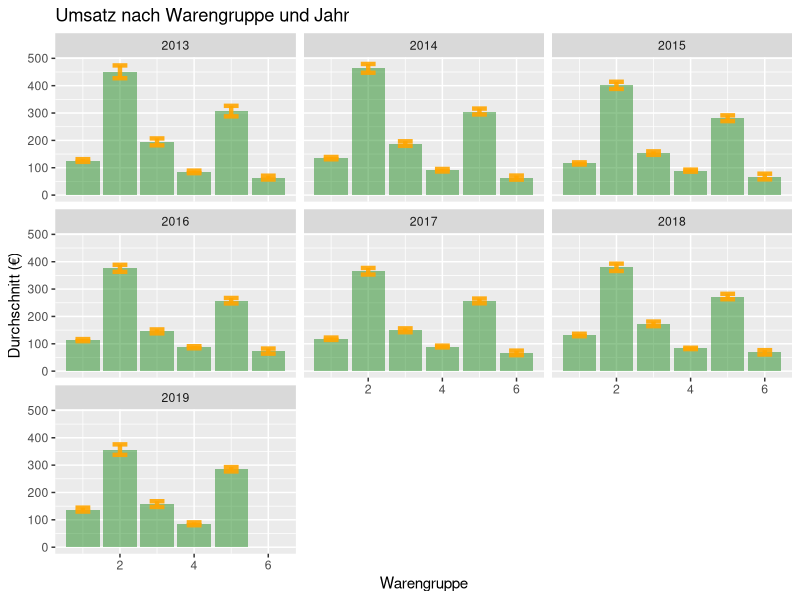
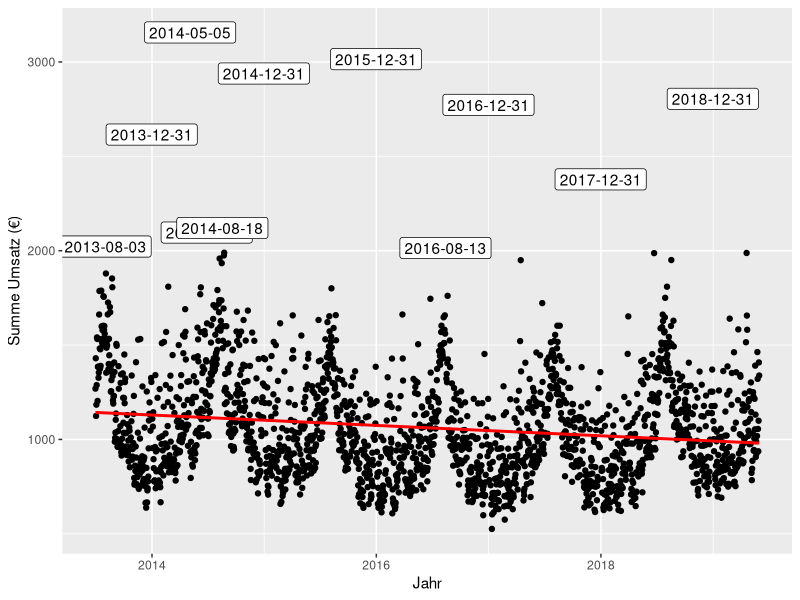
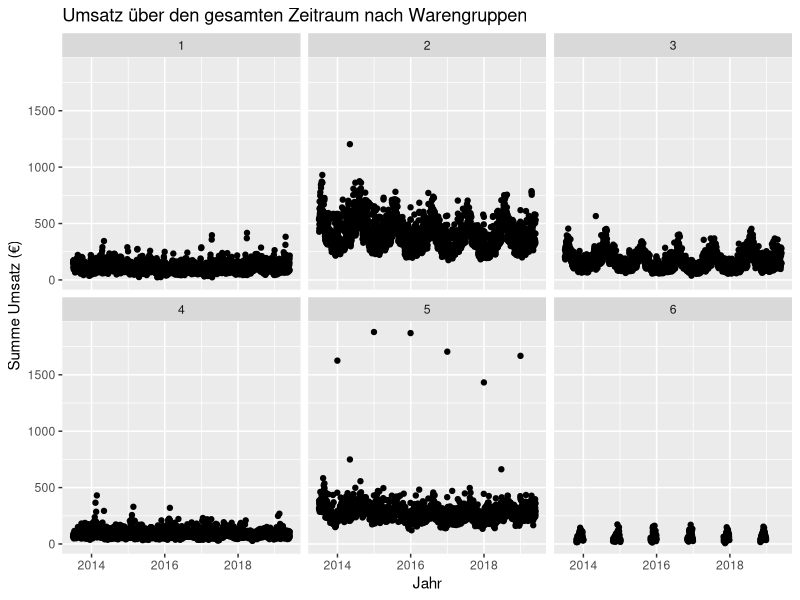
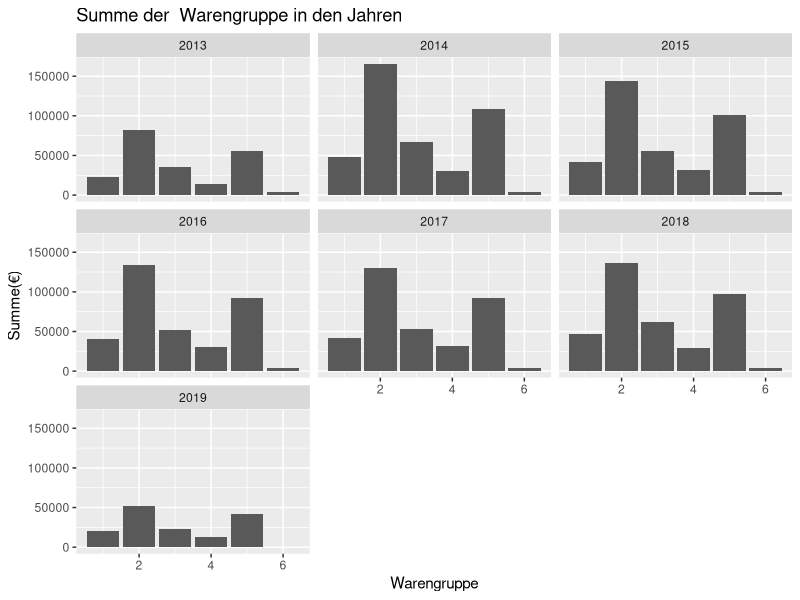
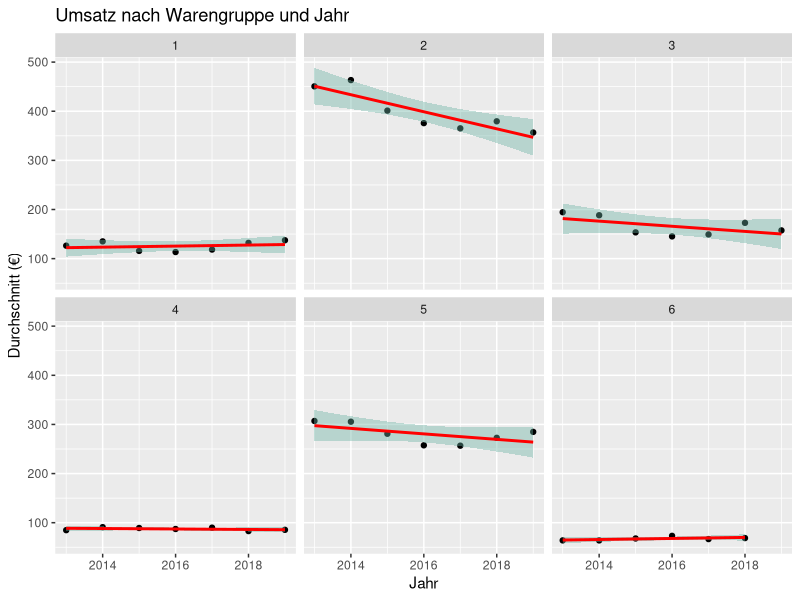
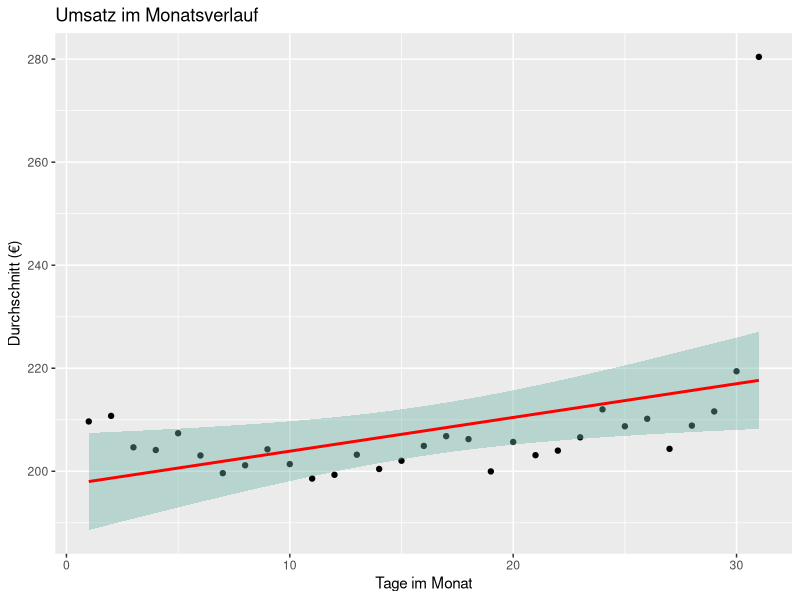
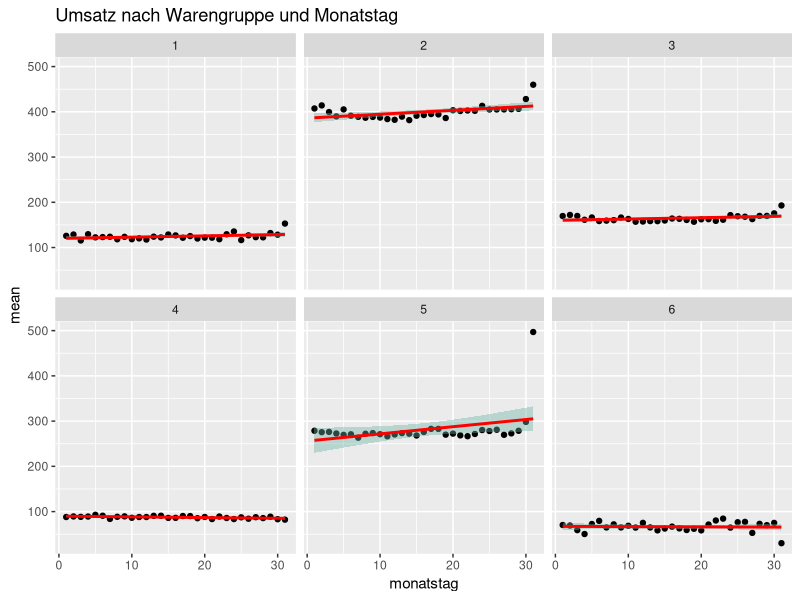
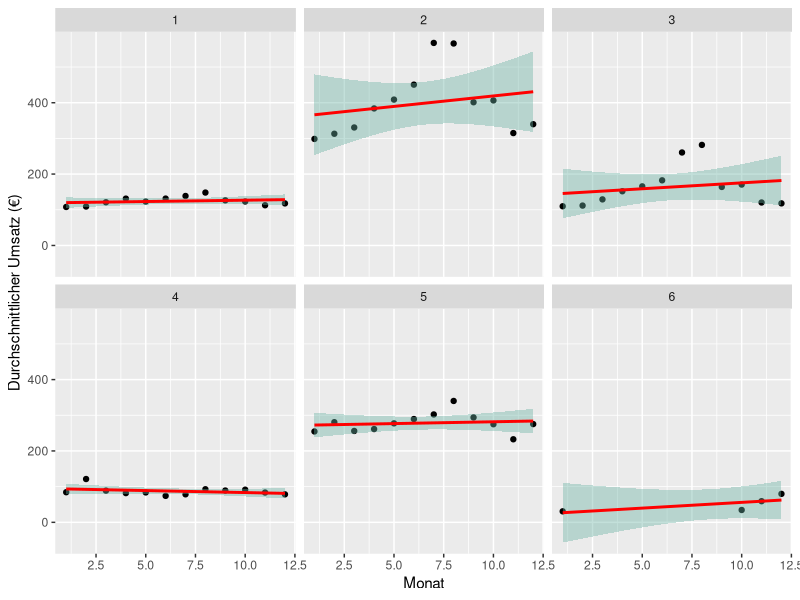

These charts were generated, in order, by the following R code:
## ---- chunk 1
#Laden der Bibliotheken

library(readr)
library(tidyverse)
library(lubridate)
library(ggplot2)
library(dplyr)
## ---- chunk 2
#Einlesen der Daten

umsatz <- read_csv("umsatzdaten_gekuerzt.csv", 
    col_types = cols(Datum = col_datetime(format = " %Y-%m-%d   "))) #Eingeben des Datums
## ---- chunk 3
#Erstellung der Variable mit Jahr
umsatz$jahr <- year(umsatz$Datum)

#Tabelle für den Umsatz nach Warengruppen  und Jahren
ware_jahr<- umsatz %>%
  group_by(jahr, Warengruppe) %>%
  summarise(
    n=n(), #ist praktisch, weil es die Anzahl z?hlt
    mean=mean(Umsatz),
    sd=sd(Umsatz),
    summe=sum(Umsatz)) %>%
  mutate( se=sd/sqrt(n))  %>%
  mutate( ic=se * qt((1-0.05)/2 + .5, n-1))



# nach Warengruppe nach Jahren den Umsatz plotten
ggplot(ware_jahr) +
  geom_bar( aes(x=Warengruppe, y=mean), stat="identity", fill="forestgreen", alpha=0.5) +
  geom_errorbar( aes(x=Warengruppe, ymin=mean-ic, ymax=mean+ic), width=0.4, colour="orange", alpha=0.9, size=1.5) +
  ylab("Durchschnitt (€)")+
 facet_wrap(~jahr)+
  ggtitle("Umsatz nach Warengruppe und Jahr")


## ---- chunk 4

#Summe der Jahre bilden 
sum_tag<- umsatz %>%
  group_by(Datum) %>%
  summarise(
    n=n(), #ist praktisch, weil es die Anzahl z?hlt
    mean=mean(Umsatz),
    sd=sd(Umsatz),
    summe=sum(Umsatz)) %>%
  mutate( se=sd/sqrt(n))  %>%
  mutate( ic=se * qt((1-0.05)/2 + .5, n-1))
#nach Warengruppe an den Monatstagen den Umsatz plotten

ggplot(sum_tag, aes(x=Datum, y=summe)) +
  geom_point() +
  geom_smooth(method=lm , color="red", se=FALSE) +
    geom_label( 
    data=sum_tag %>% filter(summe>=2000), # alles mit einer Summe ab 2000€ gelabelt
    aes(label=Datum)
  )+
  xlab("Jahr")+
  ylab("Summe Umsatz (€)")
  ggtitle("Umsatz über den gesamten Zeitraum")
## ---- chunk 5

#nach Warengruppe an den Monatstagen den Umsatz plotten

ggplot(umsatz, aes(x=Datum, y=Umsatz)) +
  geom_point() +
  facet_wrap(~Warengruppe)+
  xlab("Jahr")+
  ylab("Summe Umsatz (€)")+
  ggtitle ("Umsatz über den gesamten Zeitraum nach Warengruppen")

#testzeile
    
## ---- chunk 6
#Balkendiagramm der Summe Umsätze je Jahr(ohne Konfidenzintervall)
ggplot(ware_jahr) +
  geom_bar( aes(x=Warengruppe, y=summe), stat="identity") +
   ylab("Summe(€)")+
 facet_wrap(~jahr)+
  ggtitle("Summe der  Warengruppe in den Jahren")

## ---- chunk 7
ggplot(ware_jahr, aes(x=jahr, y=mean)) +
  geom_point() +
  geom_smooth(method=lm , color="red", fill="#69b3a2", se=TRUE)+
  xlab ("Jahr")+
  ylab("Durchschnitt (€)")+
  facet_wrap(~Warengruppe)+
  ggtitle("Umsatz nach Warengruppe und Jahr")


## ---- chunk 8
umsatz$monatstag<- mday(umsatz$Datum)
## ---- chunk 9
sum_monatstage<- umsatz %>%
  group_by(monatstag) %>%
  summarise(
    n=n(), #ist praktisch, weil es die Anzahl z?hlt
    mean=mean(Umsatz),
    sd=sd(Umsatz),
    summe=sum(Umsatz)) %>%
  mutate( se=sd/sqrt(n))  %>%
  mutate( ic=se * qt((1-0.05)/2 + .5, n-1))


## ---- chunk 10
# nach Warengruppe an den Monatstagen den Umsatz plotten

ggplot(sum_monatstage, aes(x=monatstag, y=mean)) +
  geom_point() +
  geom_smooth(method=lm , color="red", fill="#69b3a2", se=TRUE)+
  xlab ("Tage im Monat")+
  ylab("Durchschnitt (€)")+
  ggtitle("Umsatz im Monatsverlauf")


## ---- chunk 11
ware_monatstage<- umsatz %>%
  group_by(monatstag, Warengruppe) %>%
  summarise(
    n=n(), #ist praktisch, weil es die Anzahl z?hlt
    mean=mean(Umsatz),
    sd=sd(Umsatz),
    summe=sum(Umsatz)) %>%
  mutate( se=sd/sqrt(n))  %>%
  mutate( ic=se * qt((1-0.05)/2 + .5, n-1))

        
## ---- chunk 12
# nach Warengruppe an den Monatstagen den Umsatz plotten (Scatterplot)

ggplot(ware_monatstage, aes(x=monatstag, y=mean)) +
  geom_point() +
  geom_smooth(method=lm , color="red", fill="#69b3a2", se=TRUE)+
  facet_wrap(~Warengruppe)+
  ggtitle("Umsatz nach Warengruppe und Monatstag")


## ---- chunk 13
#Monat an den Datensatz heranhängen
umsatz$monat<- month(umsatz$Datum) 

#den Umsatz nach den Monaten filtern
ware_monat<- umsatz %>%
  group_by(monat, Warengruppe) %>%
  summarise(
    n=n(), #ist praktisch, weil es die Anzahl z?hlt
    mean=mean(Umsatz),
    sd=sd(Umsatz),
    summe=sum(Umsatz)) %>%
  mutate( se=sd/sqrt(n))  %>%
  mutate( ic=se * qt((1-0.05)/2 + .5, n-1))

# nach Warengruppe in den unterschiedlichen Monaten den Umsatz plotten (Scatterplot)
ggplot(ware_monat, aes(x=monat, y=mean)) +
  geom_point() +
  geom_smooth(method=lm , color="red", fill="#69b3a2", se=TRUE)+
  facet_wrap(~Warengruppe)+
  xlab("Monat")+
  ylab("Durchschnittlicher Umsatz (€)")
  ggtitle("Umsatz nach Warengruppe und Monat")
